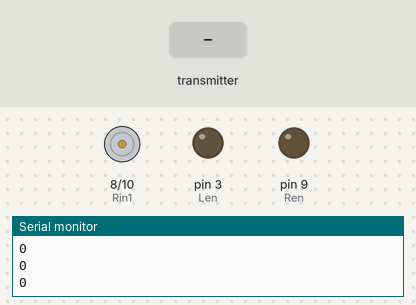
Recording of a sketch running on a simulated Arduino Uno, built with avr-gcc and run on an emulated ATmega328P. Shown: motor-driver pin pairs drawn as motors (green arrow = first pin HIGH = forward, orange = second pin HIGH = backward, longer = more drive), output pins drawn as LEDs (lit = HIGH), the last lines printed to the serial monitor. The inputs (shaded band) are chosen by the test bench. No radio packets arrive unless stated; pins used as bus, display or sensor lines are not drawn.

Above: at 1.2 s.
1.3 s: the transmitter starts sending joy_sticks.0 = 0
At 2.5 s:
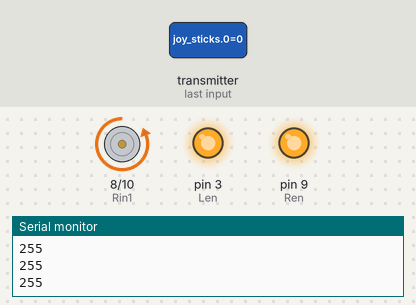
2.8 s: the transmitter starts sending joy_sticks.0 = 256
At 3.3 s:
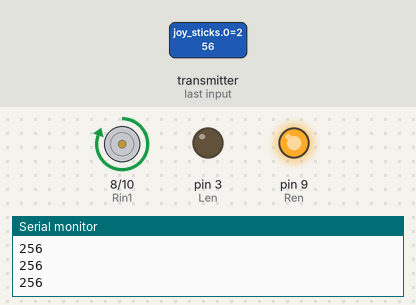
4.3 s: the transmitter starts sending joy_sticks.0 = 1023
At 4.8 s:
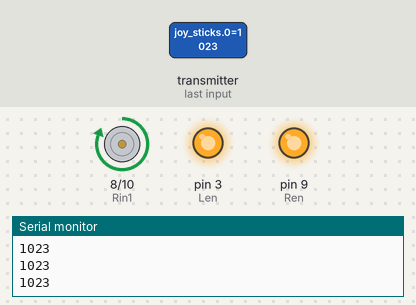
5.8 s: the transmitter starts sending joy_sticks.0 = 512
At 6.6 s:
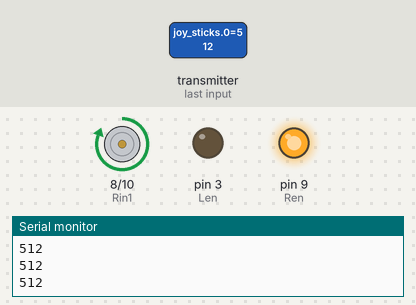
Timing chart, 0 to 8.3 s (numbered marks = the images above; inputs shaded):
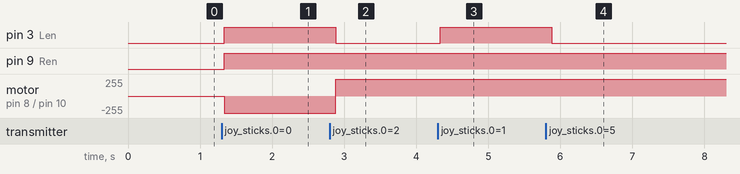

Measured:
- after the input at 1.3 s, pin 3 (Len), pin 9 (Ren): LOW → HIGH at once; motor on pin 8 (Rin1) / pin 10 (Rin2): stopped → backward 255/255 at once
- after the input at 2.8 s, pin 3 (Len): HIGH → LOW after 0.09 s; motor on pin 8 (Rin1) / pin 10 (Rin2): backward 255/255 → forward 255/255 after 0.09 s
- after the input at 4.3 s, pin 3 (Len): LOW → HIGH at once
- after the input at 5.8 s, pin 3 (Len): HIGH → LOW after 0.08 s

The sketch:

the-device-controller.ino
```cpp
/*
 * This sample sketch allows you to read and display through the serial
 * line the values of the joystick axes without calibration.
*/
#include <SPI.h>
#include "RF24.h"


#define Len 3
#define Lin1 4
#define Lin2 5


#define Ren 9
#define Rin1 8
#define Rin2 10


const byte address[6] = "00001";

RF24 radio(A0,A1);

void setup() {
  radio.begin();
  radio.setPALevel(RF24_PA_LOW);
  radio.openReadingPipe(1, address);
  radio.startListening();


  pinMode(Ren, OUTPUT);
  pinMode(Len, OUTPUT);


  pinMode(Lin1, OUTPUT);
  pinMode(Lin2, OUTPUT);
  pinMode(Rin1, OUTPUT);
  pinMode(Rin2, OUTPUT);


 Serial.begin(9600);
 while(!Serial){}


}

void loop() {
  static int pwm = 0 ;


  int joy_sticks[] = { 135, 135, 135, 135  };
  if( radio.available()){
    while (radio.available()) {
        radio.read( &joy_sticks, sizeof(joy_sticks));
   }
   }
   int Y = joy_sticks[0];
   int X = joy_sticks[1];


if (Y > 135 || Y < 125) {

 if (Y >= 139){
  digitalWrite(Lin1, HIGH );
  digitalWrite(Lin2, LOW );

  digitalWrite(Rin1, HIGH );
  digitalWrite(Rin2, LOW );
  pwm = Y ;
 }

 else if ( Y <= 125) {
  digitalWrite(Lin1, LOW );
  digitalWrite(Lin2, HIGH );

  digitalWrite(Rin1, LOW );
  digitalWrite(Rin2, HIGH );

  pwm = 255 - Y ;

 }
}


else if (X > 135 || X < 124) {
   Serial.print(X) ;
   Serial.println();
  //right turn
  if (X > 135){
  digitalWrite(Lin1, LOW );
  digitalWrite(Lin2, HIGH );

  digitalWrite(Rin1, HIGH );
  digitalWrite(Rin2, LOW );
  pwm = X;
  }
  else if (X <=120 ) {
    digitalWrite(Lin1, HIGH );
    digitalWrite(Lin2, LOW );

    digitalWrite(Rin1, LOW );
    digitalWrite(Rin2, HIGH );
    pwm = 255 - X;

  }

  } else {

    pwm = 0;

   }


  Serial.print(pwm);
  Serial.println();
  analogWrite(Ren, pwm);
  analogWrite(Len , pwm);
  delay(100);
}
```
